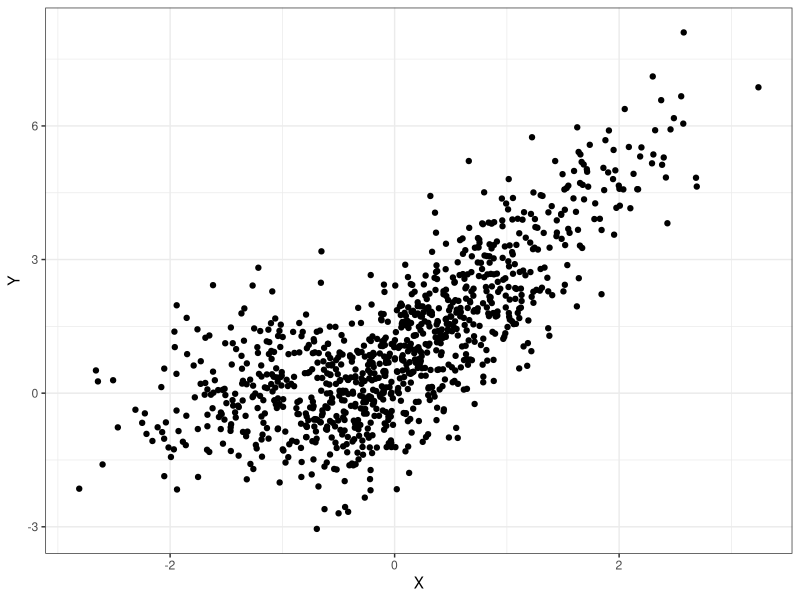

Reproduce this figure in R. (Note: this script raises an error after producing the figure.)
##############################################################################
##############################################################################
#### Simulations for 'Unbiased Survey Estimation with Population Auxiliary Variables'
#### by Ferg, Gagnon-Bartsch
##############################################################################
##############################################################################

library(ggplot2)
library(tidyverse)
library(randomForest)
library(e1071)


##############################################################################
#### Slightly Non-Linear Relationship
##############################################################################

set.seed(123)

N_snl = 1000
X_snl = rnorm(N_snl)
Y_snl = ifelse(X_snl>-0.5, 2*X_snl+.5, 0) + rnorm(N_snl)
data_snl = data.frame('X'=X_snl, 'Y'=Y_snl)

ggplot(data_snl, aes(x=X, y=Y)) + geom_point() + theme_bw()

ns_snl = c(10, 50, 100)
nsims_snl = 10000

ests_snl = data.frame()
for(n in ns_snl){
  gammas = matrix(rep(1/n, (N_snl-n)*n), nrow=N_snl-n, ncol=n)
  pis = rep(n/N_snl, n)
  pijs = matrix(n*(n-1)/(N_snl*(N_snl-1)), nrow=n, ncol=n)
  for(i in 1:nsims_snl){
    # get i-th sample
    samp = sample(1:N_snl, n)
    x_samp = X_snl[samp]
    y_samp = Y_snl[samp]
    x_other = X_snl[-samp]
    # using our estimator with OLS
    new_est = newEstimator(x_samp, y_samp, x_other, pis, pijs, pred.fun='lm', gammas)
    # using model-assisted with OLS
    ma_OLS_est = modelAssisted_OLS(y_samp, x_samp, sum(x_other), N_snl, pis, pijs)
    # using sample mean
    samp_mean_est = mean(y_samp)
    samp_mean_var = var(y_samp)/n
    # save results
    temp = data.frame('n' = n, 'muhat' = new_est$muHat, 'varEst' = new_est$varEst,
                      'muhat_MA' = ma_OLS_est$muhat, 'varEst_MA' = ma_OLS_est$varEst,
                      'muhat_SM' = samp_mean_est, 'varEst_SM' = samp_mean_var)
    ests_snl = rbind(ests_snl, temp)
  }
}

summaryStats(ests_snl, 'muhat', 'varEst', mean(Y_snl))
summaryStats(ests_snl, 'muhat_MA', 'varEst_MA', mean(Y_snl))
summaryStats(ests_snl, 'muhat_SM', 'varEst_SM', mean(Y_snl))


##############################################################################
#### Non-Linear Relationship
##############################################################################

set.seed(234)

N_nl = 1000
X_nl = matrix(runif(10*N_nl), ncol=10, nrow=N_nl) %>% data.frame()
Y_nl = .1*exp(4*X_nl[,1]) + 4/(1+exp(-1*(X_nl[,2]-.5)/.05)) + 10*sin(pi*X_nl[,3]*X_nl[,4]) + 3*X_nl[,5] + rnorm(N_nl)

ns_nl = c(25, 50)
nsims_nl = 10000

ests_nl = data.frame()
for(n in ns_nl){
  gammas = matrix(rep(1/n, (N_nl-n)*n), nrow=N_nl-n, ncol=n)
  pis = rep(n/N_nl, n)
  pijs = matrix(n*(n-1)/(N_nl*(N_nl-1)), nrow=n, ncol=n)
  for(i in 1:nsims_nl){
    # get i-th sample
    samp = sample(1:N_nl, n)
    x_samp = X_nl[samp,]
    y_samp = Y_nl[samp]
    x_other = X_nl[-samp,]
    # using our estimator with OLS
    new_est = newEstimator(x_samp, y_samp, x_other, pis, pijs, pred.fun='lm', gammas)
    # using model-assisted with OLS
    ma_OLS_est = modelAssisted_OLS(y_samp, x_samp, colSums(x_other), N_nl, pis, pijs)
    # using our estimator with random forest
    new_est_rf = newEstimator(x_samp, y_samp, x_other, pis, pijs, pred.fun='rf', gammas)
    # using model-assisted with random forest
    ma_RF_est = modelAssisted_ML(y_samp, x_samp, x_other, pis, pijs, method='rf')
    # using our estimator with SVM
    new_est_svm = newEstimator(x_samp, y_samp, x_other, pis, pijs, pred.fun='svm', gammas)
    # using model-assisted with SVM
    ma_svm_est = modelAssisted_ML(y_samp, x_samp, x_other, pis, pijs, method='svm')
    # using sample mean
    samp_mean_est = mean(y_samp)
    samp_mean_var = var(y_samp)/n
    # save results
    temp = data.frame('n' = n, 'muhat_ols' = new_est$muHat, 'varEst_ols' = new_est$varEst,
                      'muhat_MA_ols' = ma_OLS_est$muhat, 'varEst_MA_ols' = ma_OLS_est$varEst,
                      'muhat_rf' = new_est_rf$muHat, 'varEst_rf' = new_est_rf$varEst,
                      'muhat_MA_rf' = ma_RF_est$muhat, 'varEst_MA_rf' = ma_RF_est$varEst,
                      'muhat_svm' = new_est_svm$muHat, 'varEst_svm' = new_est_svm$varEst,
                      'muhat_MA_svm' = ma_svm_est$muhat, 'varEst_MA_svm' = ma_svm_est$varEst,
                      'muhat_SM' = samp_mean_est, 'varEst_SM' = samp_mean_var)
    ests_nl = rbind(ests_nl, temp)
    print(i)
  }
}

summaryStats(ests_nl, 'muhat_ols', 'varEst_ols', mean(Y_nl))
summaryStats(ests_nl, 'muhat_MA_ols', 'varEst_MA_ols', mean(Y_nl))
summaryStats(ests_nl, 'muhat_rf', 'varEst_rf', mean(Y_nl))
summaryStats(ests_nl, 'muhat_MA_rf', 'varEst_MA_rf', mean(Y_nl))
summaryStats(ests_nl, 'muhat_svm', 'varEst_svm', mean(Y_nl))
summaryStats(ests_nl, 'muhat_MA_svm', 'varEst_MA_svm', mean(Y_nl))
summaryStats(ests_nl, 'muhat_SM', 'varEst_SM', mean(Y_nl))


##############################################################################
#### Stratified Sample
##############################################################################

set.seed(345)

N_strat = 1000
X_1 = c(rep(1, .5*N_strat), rep(2, .25*N_strat), rep(3, .25*N_strat)) %>% as.factor()
X_strat = data.frame('s1'=ifelse(X_1==1, 1, 0),
                     's2'=ifelse(X_1==2, 1, 0), 
                     matrix(rnorm(N_strat*3), ncol=3, nrow=N_strat))
Y_strat = ifelse(X_1==1, X_strat[,2]-2*X_strat[,3]+3*X_strat[,4],
               ifelse(X_1==2, 2*X_strat[,2]-2*X_strat[,3]+3*X_strat[,4],
                      X_strat[,2]-3*X_strat[,3]+X_strat[,4])) + rnorm(N_strat)

ns_strat = rep(10, 3)
n_strat = sum(ns_strat)
pis_strat = c(rep(ns_strat[1]/sum(X_1==1), ns_strat[1]), 
              rep(ns_strat[2]/sum(X_1==2), ns_strat[2]), 
              rep(ns_strat[3]/sum(X_1==3), ns_strat[3]))
pijs_strat = matrix(NA, nrow=sum(ns_strat), ncol=sum(ns_strat))
for(i in 1:(nrow(pijs_strat)-1)){
  for(j in (i+1):nrow(pijs_strat)){
    if(X_1[i]==X_1[j]) pij = ns_strat[X_1[i]]*(ns_strat[X_1[i]]-1)/(sum(X_1==X_1[i])*(sum(X_1==X_1[i])-1))
    else pij = ns_strat[X_1[i]]*ns_strat[X_1[j]]/(sum(X_1==X_1[i])*sum(X_1==X_1[j]))
    pijs_strat[i,j] = pij; pijs_strat[j,i] = pij
  }
}

nsims_strat = 10000
ests_strat = data.frame()
for(i in 1:nsims_strat){
  # get i-th sample
  samp = c(sample(which(X_1==1), ns_strat[1], replace=FALSE),
           sample(which(X_1==2), ns_strat[2], replace=FALSE),
           sample(which(X_1==3), ns_strat[3], replace=FALSE))
  x_samp = X_strat[samp,]
  y_samp = Y_strat[samp]
  x_other = X_strat[-samp,]
  # using our new estimator with OLS
  new_est = newEstimator_stratified(x_samp, y_samp, x_other, pis_strat, pijs_strat, pred.fun='lm', x_samp[,1], x_other[,1])
  # using model-assisted with OLS
  ma_OLS_est = modelAssisted_OLS(y_samp, x_samp, colSums(x_other), N_strat, pis_strat, pijs_strat)
  # using our estimator with random forest
  new_est_rf = newEstimator_stratified(x_samp, y_samp, x_other, pis_strat, pijs_strat, pred.fun='rf', x_samp[,1], x_other[,1])
  # using model-assisted with random forest
  ma_RF_est = modelAssisted_ML(y_samp, x_samp, x_other, pis_strat, pijs_strat, method='rf')
  # save results
  temp = data.frame('n' = n_strat, 'muhat' = new_est$muHat, 'varEst' = new_est$varEst,
                    'muhat_MA' = ma_OLS_est$muhat, 'varEst_MA' = ma_OLS_est$varEst,
                    'muhat_rf' = new_est_rf$muHat, 'varEst_rf' = new_est_rf$varEst,
                    'muhat_MA_rf' = ma_RF_est$muhat, 'varEst_MA_rf' = ma_RF_est$varEst)
  ests_strat = rbind(ests_strat, temp)
}

summaryStats(ests_strat, 'muhat', 'varEst', mean(Y_strat))
summaryStats(ests_strat, 'muhat_MA', 'varEst_MA', mean(Y_strat))
summaryStats(ests_strat, 'muhat_rf', 'varEst_rf', mean(Y_strat))
summaryStats(ests_strat, 'muhat_MA_rf', 'varEst_MA_rf', mean(Y_strat))



##############################################################################
#### High-Dimensional Sample
##############################################################################

set.seed(567)

N_hd = 500

X_hd = matrix(rnorm(N_hd*1000), nrow=N_hd, ncol=1000)
Y_hdc = X_hd[,1] + 2*X_hd[,2] + 2*X_hd[,3] + rnorm(N_hd)
Y_hdb = rbinom(N_hd, 1, prob=exp(X_hd[,1] + 2*X_hd[,2] + 2*X_hd[,3])/(1+exp(X_hd[,1] + 2*X_hd[,2] + 2*X_hd[,3])))

n_hd = 50

gammas = matrix(rep(1/n_hd, (N_hd-n_hd)*n_hd), nrow=N_hd-n_hd, ncol=n_hd)
pis = rep(n_hd/N_hd, n_hd)
pijs = matrix(n_hd*(n_hd-1)/(N_hd*(N_hd-1)), nrow=n_hd, ncol=n_hd)

nsims_hd = 400
ests_hd = data.frame()
for(i in 1:nsims_hd){
  samp = sample(1:N_hd, n_hd)
  x_samp = X_hd[samp,] %>% data.frame()
  yc_samp = Y_hdc[samp]
  yb_samp = Y_hdb[samp]
  x_other = X_hd[-samp,] %>% data.frame()
  # continuous 
  ## our estimator with random forest
  new_cont_rf = newEstimator(x_samp, yc_samp, x_other, pis, pijs, pred.fun='rf', gammas)
  ## model-assisted with random forest
  ma_cont_rf = modelAssisted_ML(yc_samp, x_samp, x_other, pis, pijs, method='rf')
  ## our estimator with LASSO
  new_cont_lasso = newEstimator(x_samp, yc_samp, x_other, pis, pijs, pred.fun='lasso', gammas)
  ## model-assisted with LASSO
  ma_cont_lasso = modelAssisted_ML(yc_samp, x_samp, x_other, pis, pijs, method='lasso')
  # binary
  ## our estimator with random forest
  new_bin_rf = newEstimator(x_samp, yb_samp, x_other, pis, pijs, pred.fun='rf', gammas)
  ## model-assisted with random forest
  ma_bin_rf = modelAssisted_ML(yb_samp, x_samp, x_other, pis, pijs, method='rf')
  ## our estimator with logistic regression
  new_bin_logreg = newEstimator(x_samp, yb_samp, x_other, pis, pijs, pred.fun='logreg1', gammas)
  ## model-assisted with logistic regression
  ma_bin_logreg = modelAssisted_ML(yb_samp, x_samp, x_other, pis, pijs, method='logreg1')
  # save results
  temp = data.frame('n'=n_hd, 'muhat_cont_rf' = new_cont_rf$muHat, 'varEst_cont_rf' = new_cont_rf$varEst,
                    'MA_muhat_cont_rf' = ma_cont_rf$muhat, 'MA_varEst_cont_rf' = ma_cont_rf$varEst,
                    'muhat_cont_lasso' = new_cont_lasso$muHat, 'varEst_cont_lasso' = new_cont_lasso$varEst,
                    'MA_muhat_cont_lasso' = ma_cont_lasso$muhat, 'MA_varEst_cont_lasso' = ma_cont_lasso$varEst,
                    'muhat_bin_rf' = new_bin_rf$muHat, 'varEst_bin_rf' = new_bin_rf$varEst,
                    'MA_muhat_bin_rf' = ma_bin_rf$muhat, 'MA_varEst_bin_rf' = ma_bin_rf$varEst,
                    'muhat_bin_logreg' = new_bin_logreg$muHat, 'varEst_bin_logreg' = new_bin_logreg$varEst,
                    'MA_muhat_bin_logreg' = ma_bin_logreg$muhat, 'MA_varEst_bin_logreg' = ma_bin_logreg$varEst)
  ests_hd = rbind(temp, ests_hd)
}

summaryStats(ests_hd, 'muhat_cont_rf', 'varEst_cont_rf', mean(Y_hdc))
summaryStats(ests_hd, 'MA_muhat_cont_rf', 'MA_varEst_cont_rf', mean(Y_hdc))
summaryStats(ests_hd, 'muhat_cont_lasso', 'varEst_cont_lasso', mean(Y_hdc))
summaryStats(ests_hd, 'MA_muhat_cont_lasso', 'MA_varEst_cont_lasso', mean(Y_hdc))
summaryStats(ests_hd, 'muhat_bin_rf', 'varEst_bin_rf', mean(Y_hdb))
summaryStats(ests_hd, 'MA_muhat_bin_rf', 'MA_varEst_bin_rf', mean(Y_hdb))
summaryStats(ests_hd, 'muhat_bin_logreg', 'varEst_bin_logreg', mean(Y_hdb))
summaryStats(ests_hd, 'MA_muhat_bin_logreg', 'MA_varEst_bin_logreg', mean(Y_hdb))


